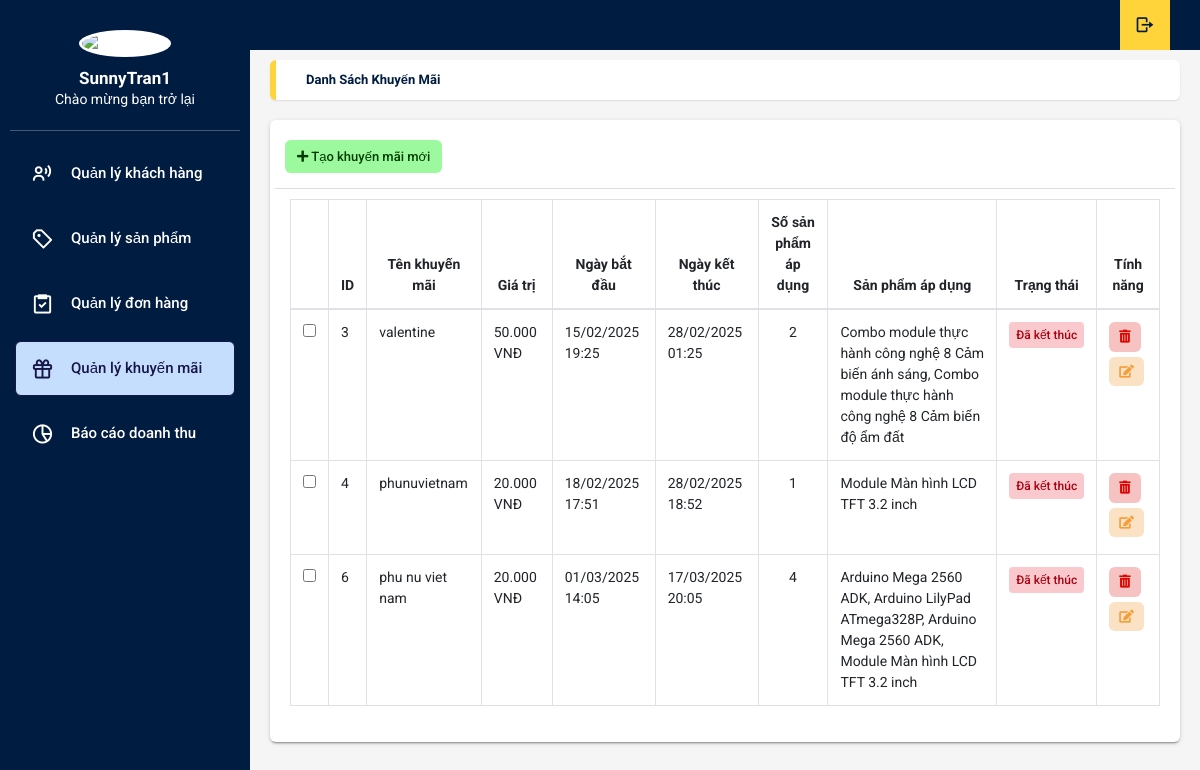
The app's page /table-data-khuyenmai.php (signed in), older data.
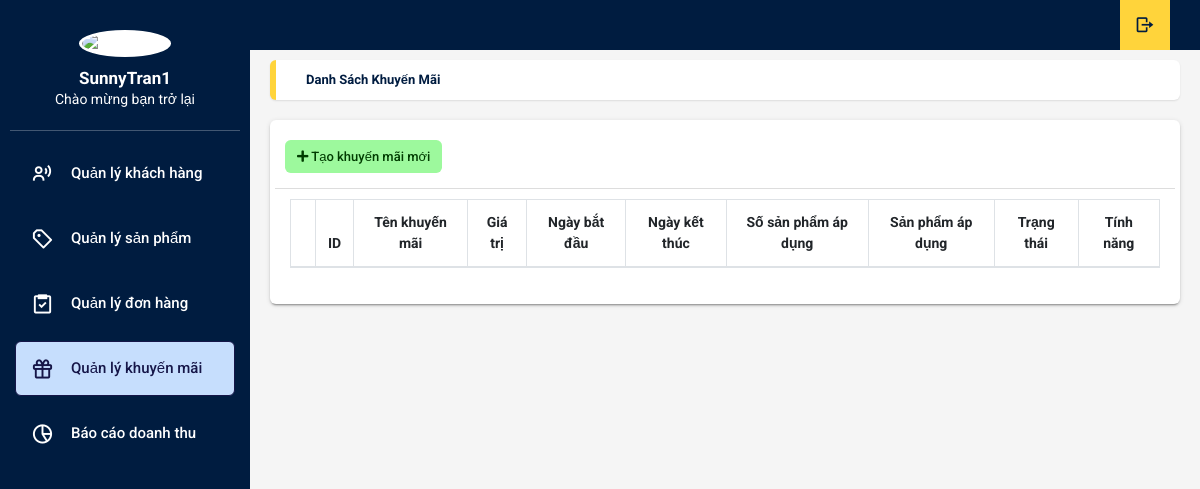
The same page, newer data.
### tables this page shows
CREATE TABLE `khuyenmai` (
  `khuyenmaiid` int(11) NOT NULL,
  `tenkhuyenmai` varchar(255) NOT NULL,
  `giatri` decimal(10,2) NOT NULL,
  `ngaybatdau` datetime NOT NULL,
  `ngayketthuc` datetime NOT NULL
);

### table-data-khuyenmai.php (the view, shortened to what the changed rows need)
<?php
require_once 'connect.php';
$sql = "SELECT km.*,
        GROUP_CONCAT(sp.tensanpham SEPARATOR ', ') as sanpham_ap_dung,
        COUNT(spkm.sanpham_id) as so_san_pham
        FROM khuyenmai km
        LEFT JOIN sanpham_khuyenmai spkm ON km.khuyenmaiid = spkm.khuyenmai_id
        LEFT JOIN sanpham sp ON spkm.sanpham_id = sp.sanphamid
        GROUP BY km.khuyenmaiid";
$result = $conn->query($sql);
?>
<!DOCTYPE html>
<html lang="en">
<head>
    <link rel="stylesheet" type="text/css" href="css/main.css">
    <link rel="stylesheet" href="https://cdn.jsdelivr.net/npm/boxicons@latest/css/boxicons.min.css">
    <link rel="stylesheet" type="text/css" href="https://maxcdn.bootstrapcdn.com/font-awesome/4.7.0/css/font-awesome.min.css">
    <link rel="stylesheet" href="https://use.fontawesome.com/releases/v5.8.2/css/all.css">
    <link rel="stylesheet" href="https://cdnjs.cloudflare.com/ajax/libs/jquery-confirm/3.3.2/jquery-confirm.min.css">
</head>
<body onload="time()" class="app sidebar-mini rtl">
    <main class="app-content">
        <div class="row">
            <div class="col-md-12">
                <div class="tile">
                    <div class="tile-body">
                        <table class="table table-hover table-bordered" id="sampleTable">
                            <thead>
                                <tr>
                                    <th class="text-center"></th>
                                    <th class="text-center">ID</th>
                                    <th class="text-center">Tên khuyến mãi</th>
                                    <th class="text-center">Giá trị</th>
                                    <th class="text-center">Ngày bắt đầu</th>
                                    <th class="text-center">Ngày kết thúc</th>
                                    <th class="text-center">Số sản phẩm áp dụng</th>
                                    <th class="text-center">Sản phẩm áp dụng</th>
                                    <th class="text-center">Trạng thái</th>
                                    <th class="text-center">Tính năng</th>
                                </tr>
                            </thead>
                            <tbody>
                                <?php
                                if ($result->num_rows > 0) {
                                    while($row = $result->fetch_assoc()) {
                                        $now = new DateTime();
                                        $start = new DateTime($row['ngaybatdau']);
                                        $end = new DateTime($row['ngayketthuc']);
                                        if ($now < $start) {
                                            $status = '<span class="badge bg-warning">Sắp diễn ra</span>';
                                        } elseif ($now > $end) {
                                            $status = '<span class="badge bg-danger">Đã kết thúc</span>';
                                        } else {
                                            $status = '<span class="badge bg-success">Đang diễn ra</span>';
                                        }
                                        ?>
                                        <tr>
                                            <td width="10"><input type="checkbox" name="check1" value="1"></td>
                                            <td><?php echo $row['khuyenmaiid']; ?></td>
                                            <td><?php echo $row['tenkhuyenmai']; ?></td>
                                            <td><?php echo number_format($row['giatri'], 0, ',', '.'); ?> VNĐ</td>
                                            <td><?php echo date('d/m/Y H:i', strtotime($row['ngaybatdau'])); ?></td>
                                            <td><?php echo date('d/m/Y H:i', strtotime($row['ngayketthuc'])); ?></td>
                                            <td class="text-center"><?php echo $row['so_san_pham']; ?></td>
                                            <td><?php echo $row['sanpham_ap_dung']; ?></td>
                                            <td><?php echo $status; ?></td>
                                            <td>
                                                <button class="btn btn-primary btn-sm trash" type="button" title="Xóa"
                                                    onclick="deleteKhuyenMai(<?php echo $row['khuyenmaiid']; ?>)">
                                                    <i class="fas fa-trash-alt"></i>
                                                </button>
                                                <button class="btn btn-primary btn-sm edit" type="button" title="Sửa"
                                                    onclick="editKhuyenMai(<?php echo $row['khuyenmaiid']; ?>)">
                                                    <i class="fas fa-edit"></i>
                                                </button>
                                            </td>
                                        </tr>
                                        <?php
                                    }
                                }
                                ?>
                            </tbody>
                        </table>
                    </div>
                </div>
            </div>
        </div>
    </main>
</body>
</html>

Row changes from the older to the newer data that the page shows:
removed khuyenmai: khuyenmaiid "3", tenkhuyenmai "valentine", giatri "50.000", ngaybatdau "15/02/2025 19:25", ngayketthuc "28/02/2025 01:25", so_san_pham "2", sanpham_ap_dung "Combo module thực hành công nghệ 8 Cảm biến ánh sáng, Combo module thực hành công nghệ 8 Cảm biến độ ẩm đất", shows "Đã kết thúc"
removed khuyenmai: khuyenmaiid "4", tenkhuyenmai "phunuvietnam", giatri "20.000", ngaybatdau "18/02/2025 17:51", ngayketthuc "28/02/2025 18:52", so_san_pham "1", sanpham_ap_dung "Module Màn hình LCD TFT 3.2 inch", shows "Đã kết thúc"
removed khuyenmai: khuyenmaiid "6", tenkhuyenmai "phu nu viet nam", giatri "20.000", ngaybatdau "01/03/2025 14:05", ngayketthuc "17/03/2025 20:05", so_san_pham "4", sanpham_ap_dung "Arduino Mega 2560 ADK, Arduino LilyPad ATmega328P, Arduino Mega 2560 ADK, Module Màn hình LCD TFT 3.2 inch", shows "Đã kết thúc"
